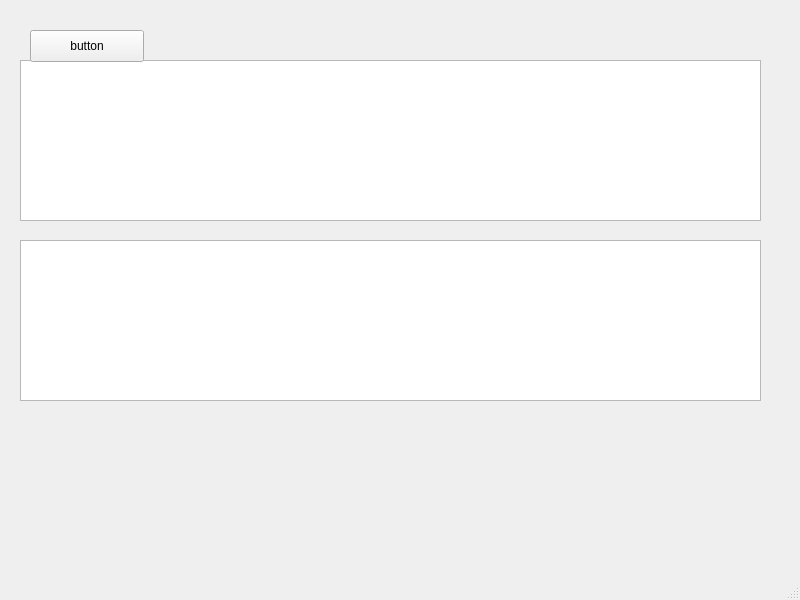
<?xml version="1.0" encoding="UTF-8"?>
<ui version="4.0">
 <class>MainWindowRT</class>
 <widget class="QMainWindow" name="MainWindowRT">
  <property name="geometry">
   <rect>
    <x>0</x>
    <y>0</y>
    <width>800</width>
    <height>600</height>
   </rect>
  </property>
  <property name="windowTitle">
   <string>MainWindow</string>
  </property>
  <widget class="QWidget" name="centralwidget">
   <widget class="QTextBrowser" name="Label">
    <property name="geometry">
     <rect>
      <x>20</x>
      <y>60</y>
      <width>741</width>
      <height>161</height>
     </rect>
    </property>
   </widget>
   <widget class="QTextBrowser" name="Label_2">
    <property name="geometry">
     <rect>
      <x>20</x>
      <y>240</y>
      <width>741</width>
      <height>161</height>
     </rect>
    </property>
   </widget>
   <widget class="QPushButton" name="pushButton">
    <property name="geometry">
     <rect>
      <x>30</x>
      <y>30</y>
      <width>114</width>
      <height>32</height>
     </rect>
    </property>
    <property name="text">
     <string>button</string>
    </property>
   </widget>
  </widget>
  <widget class="QMenuBar" name="menubar">
   <property name="geometry">
    <rect>
     <x>0</x>
     <y>0</y>
     <width>800</width>
     <height>22</height>
    </rect>
   </property>
  </widget>
  <widget class="QStatusBar" name="statusbar"/>
 </widget>
 <resources/>
 <connections/>
</ui>
